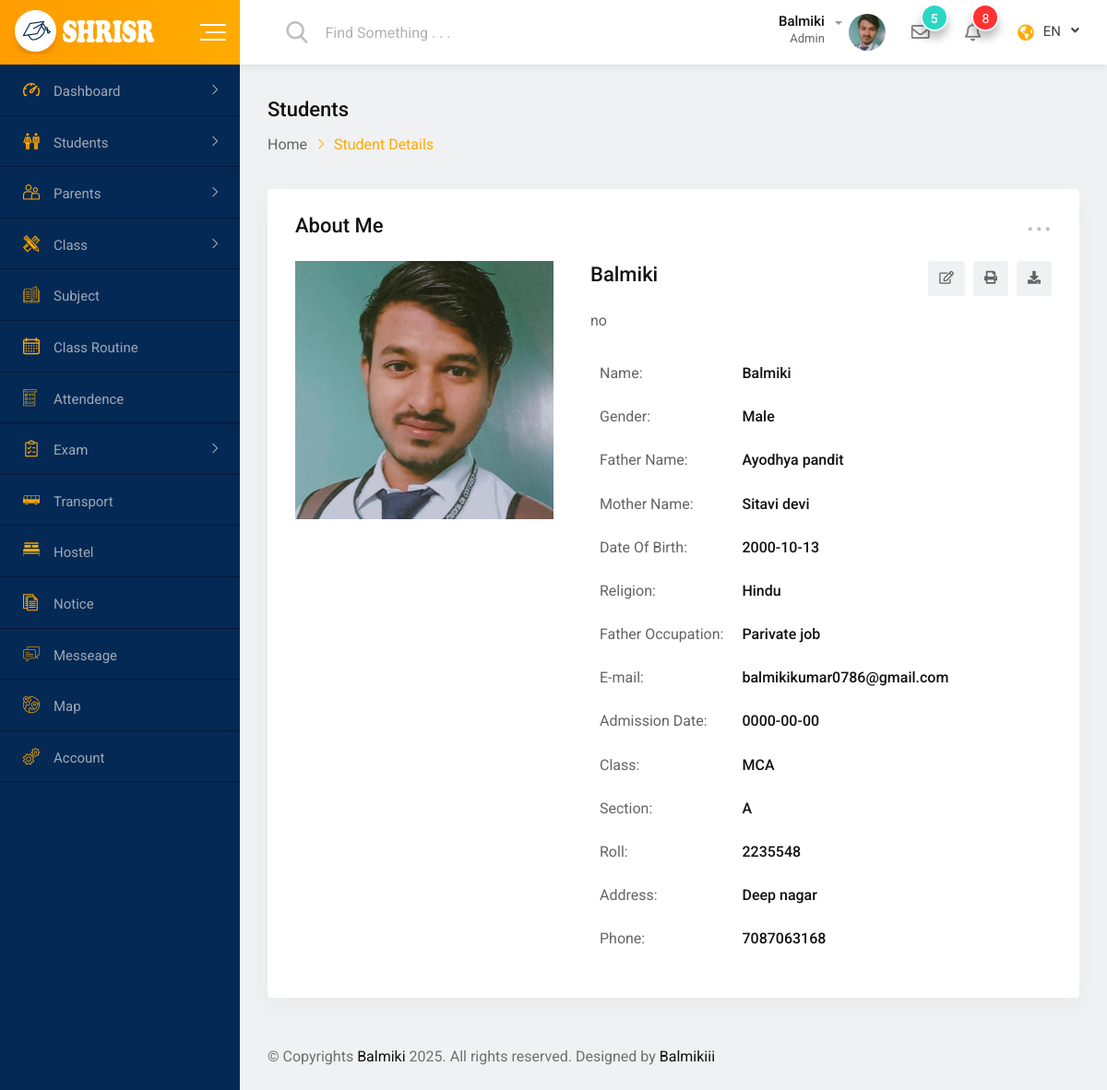
The app's page /student-details.php (signed in) with its own data.
### tables this page shows
CREATE TABLE `students` (
  `id` int(255) NOT NULL,
  `userid` varchar(255) NOT NULL,
  `pwd` varchar(255) NOT NULL DEFAULT 'Admin@123',
  `identity` varchar(255) NOT NULL,
  `fname` varchar(255) NOT NULL,
  `mname` varchar(255) NOT NULL,
  `lname` varchar(255) NOT NULL,
  `dob` date NOT NULL,
  `gender` varchar(255) NOT NULL,
  `father` varchar(255) NOT NULL,
  `mother` varchar(255) NOT NULL,
  `class` varchar(255) NOT NULL,
  `roll` int(30) NOT NULL,
  `section` varchar(10) NOT NULL,
  `blood_group` varchar(10) NOT NULL,
  `religion` varchar(50) NOT NULL,
  `email` varchar(50) NOT NULL,
  `phone` varchar(15) NOT NULL,
  `phone2` varchar(15) NOT NULL,
  `stu_adhaar` varchar(255) DEFAULT NULL,
  `father_adhaar` varchar(255) DEFAULT NULL,
  `mother_adhaar` varchar(255) DEFAULT NULL,
  `bio` varchar(255) NOT NULL,
  `img` varchar(50) NOT NULL,
  `parent_occtupation` varchar(255) NOT NULL,
  `address` varchar(255) DEFAULT NULL,
  `city` varchar(255) DEFAULT NULL,
  `state` varchar(255) DEFAULT NULL,
  `pincode` varchar(255) DEFAULT NULL,
  `joinnig` date NOT NULL DEFAULT current_timestamp(),
  `join_class` varchar(255) NOT NULL,
  `currant_class` varchar(255) NOT NULL,
  `drop_date` date NOT NULL,
  `class_id` varchar(255) NOT NULL,
  `payment` date NOT NULL,
  `amount` int(50) NOT NULL,
  `transport_id` varchar(255) NOT NULL,
  `hostel_id` varchar(255) NOT NULL
);

### config/session.php (called while the page is built, shortened)
<?php
$user_id= $_SESSION["userid"];
$first_name= $_SESSION["fname"];
$profilepic= $_SESSION["profilepic"];
$identitiyof= $_SESSION["identitiyof"];
?>

### student-details.php (the view, shortened to what this page needs)
<?php
    include "config/connection.php";
    include "config/session.php";
?>
<?php
    if (isset($_POST['roll']) and $identitiyof == 'teacher' or $identitiyof == 'admin' or $identitiyof == 'head'){
        $sql = "SELECT * FROM students where `userid`='".$_POST['roll']."'";
    }else{
    $sql = "SELECT * FROM students where `userid`='".$user_id."'";
    }
    $result = $conn->query($sql);
    if ($result->num_rows > 0) {
        while($row = $result->fetch_assoc()) {
            $fname= $row["fname"];
            $dob=$row["dob"];
            $gender=$row["gender"];
            $father=$row["father"];
            $mother=$row["mother"];
            $class=$row["class"];
            $roll=$row["roll"];
            $section=$row["section"];
            $religion=$row["religion"];
            $email=$row["email"];
            $phone=$row["phone"];
            $bio=$row["bio"];
            $img=$row["img"];
            $parent_occtupation=$row["parent_occtupation"];
            $address=$row["address"];
            $joinnig=$row["joinnig"];
            $father=$row["father"];
        }
    }
?>
<!doctype html>
<html class="no-js" lang="">
<head>
    <?php include 'include/css.inc.php';?>
</head>
<body>
    <div id="wrapper" class="wrapper bg-ash">
         <?php include 'include/header_menu.inc.php';?>
        <div class="dashboard-page-one">
            <?php include 'include/sidebar.inc.php';?>
            <div class="dashboard-content-one">
                <div class="breadcrumbs-area">
                    <h3>Students</h3>
                    <ul>
                        <li>
                            <a href="index.php">Home</a>
                        </li>
                        <li>Student Details</li>
                    </ul>
                </div>
                <div class="card height-auto">
                    <div class="card-body">
                        <div class="heading-layout1">
                            <div class="item-title">
                                <h3>About Me</h3>
                            </div>
                           <div class="dropdown">
                                <a class="dropdown-toggle" href="#" role="button"
                                data-toggle="dropdown" aria-expanded="false">...</a>
                            </div>
                        </div>
                        <div class="single-info-details">
                            <div class="item-img">
                                <img src="assets/img/profile/student/<?php echo $img;?>" alt="student" width="280px">
                            </div>
                            <div class="item-content">
                                <div class="header-inline item-header">
                                    <h3 class="text-dark-medium font-medium"><?php echo $fname; ?></h3>
                                    <div class="header-elements">
                                        <ul>
                                            <li><a href="#"><i class="far fa-edit"></i></a></li>
                                            <li><a href="#"><i class="fas fa-print"></i></a></li>
                                            <li><a href="#"><i class="fas fa-download"></i></a></li>
                                        </ul>
                                    </div>
                                </div>
                                <p><?php echo $bio ;?></p>
                                <div class="info-table table-responsive">
                                    <table class="table text-nowrap">
                                        <tbody>
                                            <tr>
                                                <td>Name:</td>
                                                <td class="font-medium text-dark-medium"><?php echo $fname ; ?></td>
                                            </tr>
                                            <tr>
                                                <td>Gender:</td>
                                                <td class="font-medium text-dark-medium"><?php echo $gender ; ?></td>
                                            </tr>
                                            <tr>
                                                <td>Father Name:</td>
                                                <td class="font-medium text-dark-medium"><?php echo $father ; ?></td>
                                            </tr>
                                            <tr>
                                                <td>Mother Name:</td>
                                                <td class="font-medium text-dark-medium"><?php echo $mother ;?></td>
                                            </tr>
                                            <tr>
                                                <td>Date Of Birth:</td>
                                                <td class="font-medium text-dark-medium"><?php echo $dob ;?></td>
                                            </tr>
                                            <tr>
                                                <td>Religion:</td>
                                                <td class="font-medium text-dark-medium"><?php echo $religion ;?></td>
                                            </tr>
                                            <tr>
                                                <td>Father Occupation:</td>
                                                <td class="font-medium text-dark-medium"><?php echo $parent_occtupation ;?></td>
                                            </tr>
                                            <tr>
                                                <td>E-mail:</td>
                                                <td class="font-medium text-dark-medium"><?php echo $email ;?></td>
                                            </tr>
                                            <tr>
                                                <td>Admission Date:</td>
                                                <td class="font-medium text-dark-medium"><?php echo $joinnig ;?></td>
                                            </tr>
                                            <tr>
                                                <td>Class:</td>
                                                <td class="font-medium text-dark-medium"><?php echo $class ;?></td>
                                            </tr>
                                            <tr>
                                                <td>Section:</td>
                                                <td class="font-medium text-dark-medium"><?php echo $section ;?></td>
                                            </tr>
                                            <tr>
                                                <td>Roll:</td>
                                                <td class="font-medium text-dark-medium"><?php echo $roll ;?></td>
                                            </tr>
                                            <tr>
                                                <td>Address:</td>
                                                <td class="font-medium text-dark-medium"><?php echo $address ;?></td>
                                            </tr>
                                            <tr>
                                                <td>Phone:</td>
                                                <td class="font-medium text-dark-medium"><?php echo $phone ;?></td>
                                            </tr>
                                        </tbody>
                                    </table>
                                </div>
                            </div>
                        </div>
                    </div>
                </div>
                <?php include 'include/footer.inc.php';?>
            </div>
        </div>
    </div>
</body>
</html>

### include/css.inc.php (shortened to what this page needs)
<link rel="stylesheet" href="assets/css/normalize.css">
<link rel="stylesheet" href="assets/css/fontawesom.css">
<link rel="stylesheet" href="assets/css/main.css">
<link rel="stylesheet" href="assets/css/bootstrap.min.css">
<link rel="stylesheet" href="assets/css/all.min.css">
<link rel="stylesheet" href="assets/css/animate.min.css">
<link rel="stylesheet" href="assets/css/jquery.dataTables.min.css">
<link rel="stylesheet" href="assets/css/datepicker.min.css">
<link rel="stylesheet" href="assets/css/fullcalendar.min.css">
<link rel="stylesheet" href="assets/css/select2.min.css">
<link rel="stylesheet" href="assets/css/style.css">
<link rel="stylesheet" href="assets/fonts/flaticon.css">

### include/header_menu.inc.php (shortened to what this page needs)
<div class="navbar navbar-expand-md header-menu-one bg-light">
    <div class="nav-bar-header-one">
        <div class="header-logo">
            <a href="index-2.html">
                <img src="assets/img/logo.png" alt="logo">
            </a>
        </div>
            <div class="toggle-button sidebar-toggle">
            <button type="button" class="item-link">
                <span class="btn-icon-wrap">
                    <span></span>
                    <span></span>
                    <span></span>
                </span>
            </button>
        </div>
    </div>
    <div class="header-main-menu collapse navbar-collapse" id="mobile-navbar">
        <ul class="navbar-nav">
            <li class="navbar-item header-search-bar">
                <div class="input-group stylish-input-group">
                    <span class="input-group-addon">
                        <button type="submit">
                            <span class="flaticon-search" aria-hidden="true"></span>
                        </button>
                    </span>
                    <input type="text" class="form-control" placeholder="Find Something . . .">
                </div>
            </li>
        </ul>
        <ul class="navbar-nav">
            <li class="navbar-item dropdown header-admin">
                <a class="navbar-nav-link dropdown-toggle" href="#" role="button" data-toggle="dropdown"
                    aria-expanded="false">
                    <div class="admin-title">
                        <h5 class="item-title"><?php echo $first_name; ?></h5>
                        <span>Admin</span>
                    </div>
                    <div class="admin-img">
                        <img src="assets/img/profile/<?php echo $identitiyof."/".$profilepic;?>" width="40px" height="40px" alt="Admin">
                    </div>
                </a>
            </li>
            <li class="navbar-item dropdown header-message">
                <a class="navbar-nav-link dropdown-toggle" href="#" role="button" data-toggle="dropdown"
                    aria-expanded="false">
                    <i class="far fa-envelope"></i>
                    <span>5</span>
                </a>
            </li>
            <li class="navbar-item dropdown header-notification">
                <a class="navbar-nav-link dropdown-toggle" href="#" role="button" data-toggle="dropdown"
                    aria-expanded="false">
                    <i class="far fa-bell"></i>
                    <span>8</span>
                </a>
            </li>
                <li class="navbar-item dropdown header-language">
                <a class="navbar-nav-link dropdown-toggle" href="#" role="button"
                data-toggle="dropdown" aria-expanded="false"><i class="fas fa-globe-americas"></i>EN</a>
            </li>
        </ul>
    </div>
</div>

### include/sidebar.inc.php (shortened to what this page needs)
<div class="sidebar-main sidebar-menu-one sidebar-expand-md sidebar-color">
    <div class="sidebar-menu-content">
        <ul class="nav nav-sidebar-menu sidebar-toggle-view">
            <li class="nav-item sidebar-nav-item">
                <a href="#" class="nav-link"><i class="flaticon-dashboard"></i><span>Dashboard</span></a>
            </li>
            <li class="nav-item sidebar-nav-item">
                <a href="#" class="nav-link"><i class="flaticon-classmates"></i><span>Students</span></a>
            </li>
            <li class="nav-item sidebar-nav-item">
                <a href="#" class="nav-link"><i class="flaticon-couple"></i><span>Parents</span></a>
            </li>
            <li class="nav-item sidebar-nav-item">
                <a href="#" class="nav-link"><i
                        class="flaticon-maths-class-materials-cross-of-a-pencil-and-a-ruler"></i><span>Class</span></a>
            </li>
            <li class="nav-item">
                <a href="all-subject.php" class="nav-link"><i
                        class="flaticon-open-book"></i><span>Subject</span></a>
            </li>
            <li class="nav-item">
                <a href="class-routine.php" class="nav-link"><i class="flaticon-calendar"></i><span>Class
                        Routine</span></a>
            </li>
            <li class="nav-item">
                <a href="student-attendence.php" class="nav-link"><i
                        class="flaticon-checklist"></i><span>Attendence</span></a>
            </li>
            <li class="nav-item sidebar-nav-item">
                <a href="#" class="nav-link"><i class="flaticon-shopping-list"></i><span>Exam</span></a>
            </li>
            <li class="nav-item">
                <a href="transport.php" class="nav-link"><i
                        class="flaticon-bus-side-view"></i><span>Transport</span></a>
            </li>
            <li class="nav-item">
                <a href="hostel.php" class="nav-link"><i class="flaticon-bed"></i><span>Hostel</span></a>
            </li>
            <li class="nav-item">
                <a href="notice-board.php" class="nav-link"><i
                        class="flaticon-script"></i><span>Notice</span></a>
            </li>
            <li class="nav-item">
                <a href="messaging.php" class="nav-link"><i
                        class="flaticon-chat"></i><span>Messeage</span></a>
            </li>
            <li class="nav-item">
                <a href="map.php" class="nav-link"><i
                        class="flaticon-planet-earth"></i><span>Map</span></a>
            </li>
            <li class="nav-item">
                <a href="account-settings.php" class="nav-link"><i
                        class="flaticon-settings"></i><span>Account</span></a>
            </li>
        </ul>
    </div>
</div>

### include/footer.inc.php
<footer class="footer-wrap-layout1">
    <div class="copyright">© Copyrights <a href="index.php">Balmiki</a> <?php echo date("Y"); ?>. All rights reserved. Designed by <a href="#">Balmikiii</a></div>
</footer>

### assets/css/main.css (style rules this page uses)
html { color: #222; font-size: 1em; line-height: 1.4; }
audio, canvas, iframe, img, svg, video { vertical-align: middle; }

### records on screen
students: img (picture), fname "Balmiki", bio "no", gender "Male", father "Ayodhya pandit", mother "Sitavi devi", dob "2000-10-13", religion "Hindu", parent_occtupation "Parivate job", email "balmikikumar0786@gmail.com", joinnig "0000-00-00", class "MCA", section "A", roll "2235548", address "Deep nagar", phone "7087063168"

### other values on screen
$first_name "Balmiki"
